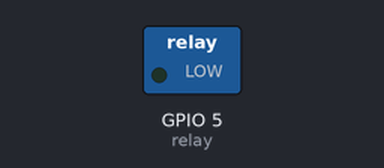
This program was run on a simulated ESP8266 board running MicroPython. On the bench: switched loads named in the program (green lamp = pin HIGH).

Above: at 5.0 s.
At 15.0 s:
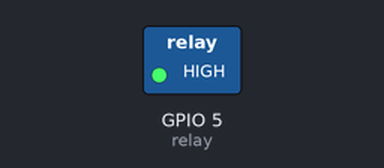
Timing chart, 0 to 26.0 s (numbered marks = the images above):
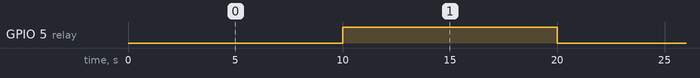

The program:

main.py
```python
from machine import Pin
from time import sleep

# ESP8266 GPIO 5
relay = Pin(5, Pin.OUT)

while True:
  # RELAY ON
  relay.value(0)
  sleep(10)
  # RELAY OFF
  relay.value(1)
  sleep(10)
```

Measured:
- by itself, GPIO 5 (relay): alternates HIGH for 10.0 s and LOW for 10.0 s
